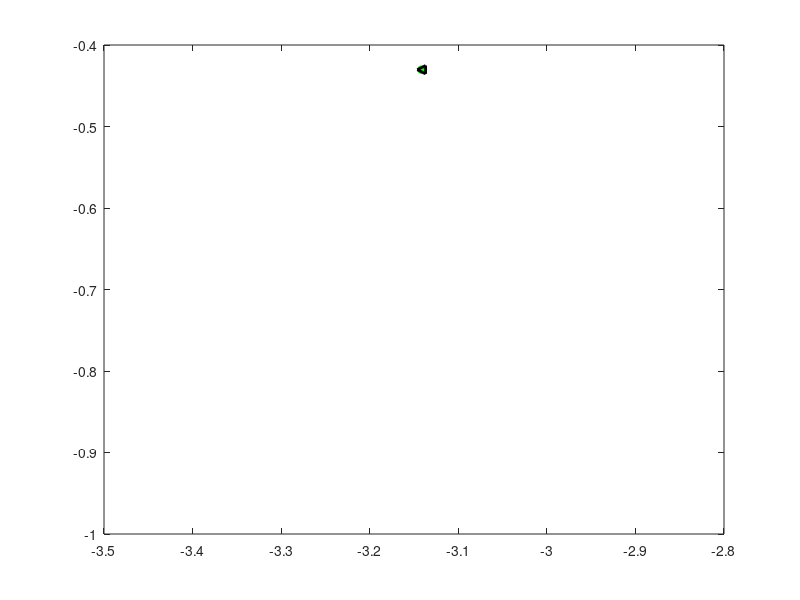

Write the MATLAB code that produced this figure.
%x=-2:0.2:2;
%y=-2:0.2:2;
%[X,Y]=meshgrid(x,y)
%Z=X.*exp(-X.^(2)-Y.^(2))
%mesh(X,Y,Z)
%xlabel('x')
%ylabel('y')
%title('representation')
%x=-pi:pi/5:pi;
%y=-pi:pi/5:pi;
%[X,Y]=meshgrid(x,y);
%Z=Y.^(3).*cos(2*X.^(2) -1);
%surf(X,Y,Z)
%xlabel('x')
%ylabel('y')
%zlabel('z')
%title('f(x,y)')
x=-pi:pi/5:-pi;
f=cos(x)
g=sin(x.^(2))
t=log(x+2*pi)
plot(x,f,'m:','Linewidth',2)
hold on
plot(x,g,'g*','Linewidth',2)
plot(x,g,'k<','Linewidth',2)
